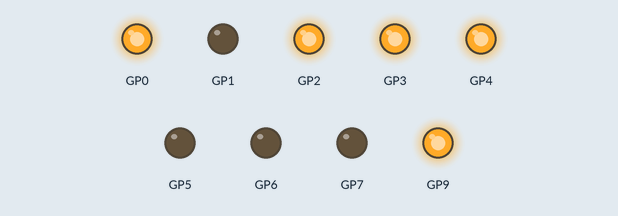
Bench run of a program on a simulated Raspberry Pi Pico running CircuitPython. On the bench: output pins drawn as LEDs (lit = HIGH). Pins used as bus, display or sensor lines are not drawn; what the program prints to the serial console is not drawn. At 4.0 s the program ends and the board releases its pins; the recording ends there.

Above: at 0.1 s.
At 1.1 s:
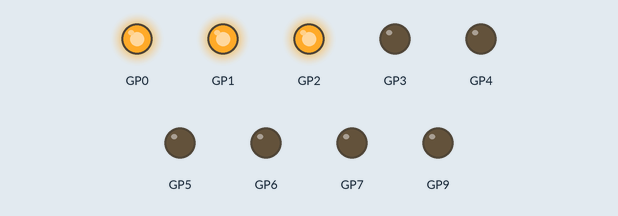
At 2.1 s:
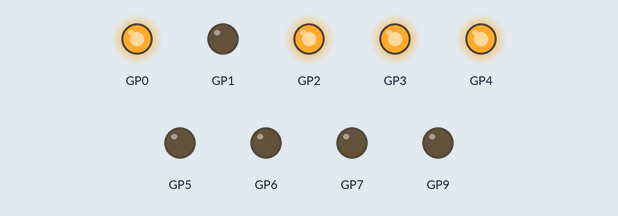
At 3.1 s:
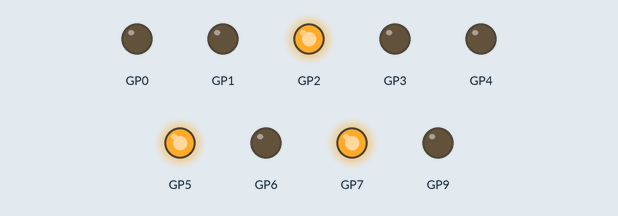
Timing chart, 0 to 4.0 s (numbered marks = the images above):
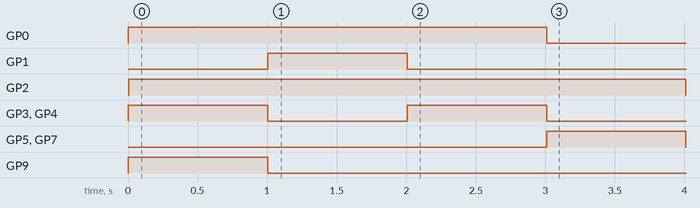

The program:

hpdl.py
```python
# (licence header left out)
# hpdl.py

__version__ = "0.0.2.0"
__repo__ = "https://github.com/mew-cx/CircuitPython_smart_display"

import board
import digitalio
#from time import sleep
import time

#import mew_pinbus

#import busio
#import atexit
#import gc
#import sys

#############################################################################

class OutputPin:
    """TODO"""
    def __init__(self, board_pin, value=0):
        self._pin = digitalio.DigitalInOut(board_pin)
        self._pin.switch_to_output(bool(value))

    def deinit(self):
        assert self._pin, "OutputPin already deinited."    # TODO type(self)
        self._pin.deinit()
        self._pin = None

#    @property
#    def value(self):
#        return 1 if self._pin.value else 0

#    @value.setter
    def _value_setter(self, value):
        self._pin.value = bool(value)

    value = property(lambda self: 1 if self._pin.value else 0,
            _value_setter, None,
            "TODO value docstring")

    def strobe(self, duration=0):
        "Flip pin state, wait a bit, then flip again to restore."
        assert self._pin, "object is deinited; create another." # TODO type(self)
        self._pin.value = not self._pin.value
        if duration:
            time.sleep(duration)
        self._pin.value = not self._pin.value

#############################################################################

class PinBus:
    """TODO"""
    def __init__(self, board_pins, value=0):
        self._len = len(board_pins)
        self._max_value = (1 << self._len) - 1
        self._value = value
        plist = []
        for bpin in board_pins:
            plist.append(OutputPin(bpin, value & 0x01))
            value >>= 1
        self._pins = tuple(plist)

    def deinit(self):
        assert self._pins, "PinBus already deinited."   # TODO type(self)
        [pin.deinit() for pin in self._pins]
        self._pins = None
        self._len = 0
        self._max_value = 0

    def _value_setter(self, value):
        #print("PinBus setter(",value,")")
        assert self._pins, "object is deinited; create another."        # TODO type(self)
        assert 0 <= value <= self._max_value, "value is out of range."
        self._value = value
        for pin in self._pins:
            pin.value = value & 0x01
            #print("\t", pin.value)
            value >>= 1

    value = property(lambda self: self._value, _value_setter, None,
            "TODO value docstring")

    len = property(lambda self: self._len, None, None,
            "TODO len docstring")

    max_value = property(lambda self: self._max_value, None, None,
            "TODO max_value docstring")

#############################################################################

class HPDL1414:
    """TODO"""
    ADDR_BITS = 2
    DATA_BITS = 7
    NUM_CHARS = 4

    def __init__(self, addr_pins, data_pins, wr_pin):
        """TODO"""
        if len(addr_pins) != self.ADDR_BITS:
            raise ValueError("addr_pins must have {} elements".format(self.ADDR_BITS))
        if len(data_pins) != self.DATA_BITS:
            raise ValueError("data_pins must have {} elements".format(self.DATA_BITS))

        self._addr_pins = PinBus(addr_pins)
        self._data_pins = PinBus(data_pins)
        self._wr_pin    = OutputPin(wr_pin, 1)

    def __enter__(self):
        return self

    def __exit__(self, exc_type, exc_val, exc_tb):
        self.deinit()
        # False = dont supress an exception occurring inside the context
        return False

    def deinit(self):
        #print(type(self), "deinit()")
        self._addr_pins.deinit()
        self._data_pins.deinit()
        self._wr_pin.deinit()

    def put(self, addr, data):
        "Put a single character at specified position"
        #print(type(self), "put(", addr, data, ")")
        assert 0 <= addr < self.NUM_CHARS, "addr is out of range."
        assert 32 <= data < 128, "data must be integer ascii code."
        self._addr_pins.value = addr
        self._data_pins.value = data
        self._wr_pin.strobe()

    def fill(self, data):
        for i in range(self.NUM_CHARS):
            self.put(i, data)

    def clear(self):
        self.fill(ord(" "))

    def print(self, msg):
        assert len(msg) <= self.NUM_CHARS, "msg is too long."
        for i,c in enumerate(msg):
            self.put((self.NUM_CHARS-1) - i, ord(c))
        #raise NotImplementedError()

#############################################################################

class HPDL2416(HPDL1414):
    """TODO"""
    CE_BITS = 2

    def __init__(self, addr_pins, data_pins, wr_pin, ce_pins, nclr_pin, nbl_pin, cue_pin, ncu_pin):
        """TODO"""
        if len(ce_pins) != self.CE_BITS:
            raise ValueError("ce_pins must have {} elements".format(self.CE_BITS))

        super().__init__(addr_pins, data_pins, wr_pin)
        self._ce_pins  = PinBus(ce_pins, 3)
        self._nclr_pin = OutputPin(nclr_pin, 1)
        self._nbl_pin  = OutputPin(nbl_pin, 1)
        self._cue_pin  = OutputPin(cue_pin, 0)
        self._ncu_pin  = OutputPin(ncu_pin, 1)

    def deinit(self):
        print(type(self), "deinit()")
        self._ce_pins.deinit()
        self._nclr_pin.deinit()
        self._nbl_pin.deinit()
        self._cue_pin.deinit()
        self._ncu_pin.deinit()
        super().deinit()

    def chip_enable(self, value):
        print(type(self), "chip_enable(", value, ")")
        self._ce_pins.value = value

    def clear(self):
        # per datasheet, hold nCLR low at least 4ms
        print(type(self), "clear()")
        self._nclr_pin.strobe(0.005)

    def blank(self, value):
        # nBL is inverted logic
        print(type(self), "blank(", value, ")")
        self._nbl_pin.value(not bool(value))

    def cursor_enable(self, value):
        print(type(self), "cursor_enable(", value, ")")
        self._cue_pin.value(bool(value))

    def cursor_mode(self, value):
        # nCU is inverted logic
        print(type(self), "cursor_mode(", value, ")")
        self._ncu_pin.value(not bool(value))

#############################################################################

import microcontroller

# ItsyBitsy M0
if False:
    ADDR_PINS = (
        microcontroller.pin.PA15,               # A0
        microcontroller.pin.PA13,               # A1
    )

    DATA_PINS = (
        microcontroller.pin.PA23,               # D0
        microcontroller.pin.PA21,               # D1
        microcontroller.pin.PA20,               # D2
        microcontroller.pin.PA19,               # D3
        microcontroller.pin.PA17,               # D4
        microcontroller.pin.PA16,               # D5
        microcontroller.pin.PA18,               # D6
    )

    WR_PIN = microcontroller.pin.PA12           # nWR red board.SDA

    CE_PINS = (
        microcontroller.pin.PA04,               # nCE1 grn board.A4
        microcontroller.pin.PA06,               # nCE2 blu board.A5
    )

    nCLR_PIN = microcontroller.pin.PA01         # nCLR vio board.SCK
    nBL_PIN  = microcontroller.pin.PA07         # nBL  blk board.D2
    CUE_PIN  = microcontroller.pin.PA00         # CUE  gry board.MOSI
    nCU_PIN  = microcontroller.pin.PB23         # nCU  wht board.MISO

# RasPi Pico
if True:
    ADDR_PINS = (
        board.GP4,      # yel
        board.GP3,      # ora
    )

    DATA_PINS = (
        board.GP9,      # wht
        board.GP8,      # gry
        board.GP7,      # vio
        board.GP6,      # blu
        board.GP1,      # brn
        board.GP0,      # blk
        board.GP5,      # grn
    )

    WR_PIN = board.GP2  # red

#############################################################################

def main():
    with HPDL1414(ADDR_PINS, DATA_PINS, WR_PIN) as a:
        a.fill(ord("!"))
        time.sleep(1)

        a.put(3, ord("3"))
        a.put(2, ord("2"))
        a.put(1, ord("1"))
        a.put(0, ord("0"))
        time.sleep(1)

        a.clear()
        time.sleep(1)

        a.print("ABCD")
        time.sleep(1)

#TODO    x = HPDL2416(ADDR_PINS, DATA_PINS, WR_PIN,
#        CE_PINS, nCLR_PIN, nBL_PIN, CUE_PIN, nCU_PIN)

    print(__version__)

main()

# eof
```

Measured:
- by itself, GP0: LOW → HIGH at 0.00 s, → LOW 3.0 s later
- by itself, GP1: LOW → HIGH at 1.0 s, → LOW 1.0 s later
- by itself, GP2: LOW → HIGH at 0.00 s, → LOW 4.0 s later
- by itself, GP3, GP4: alternates HIGH for 1.0 s and LOW for 1.0 s
- by itself, GP5, GP7: LOW → HIGH at 3.0 s, → LOW 1.0 s later
- by itself, GP9: LOW → HIGH at 0.00 s, → LOW 1.0 s later
